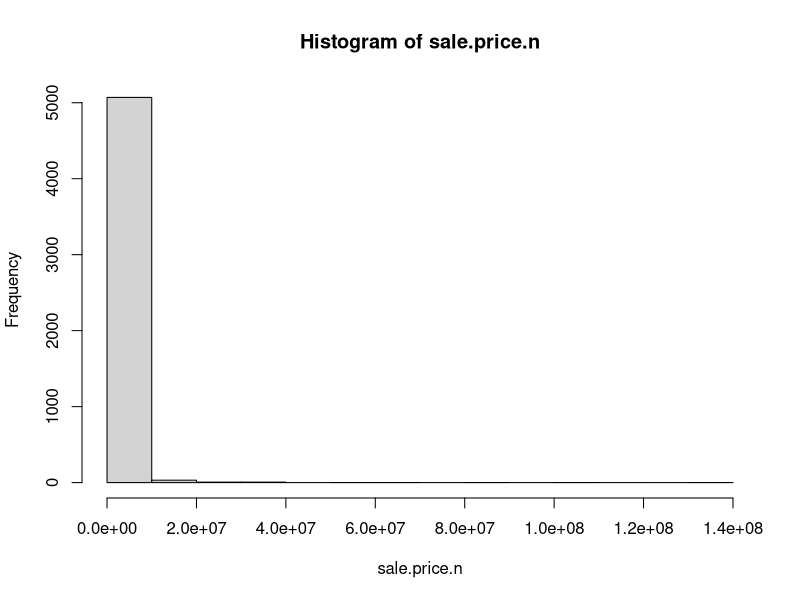
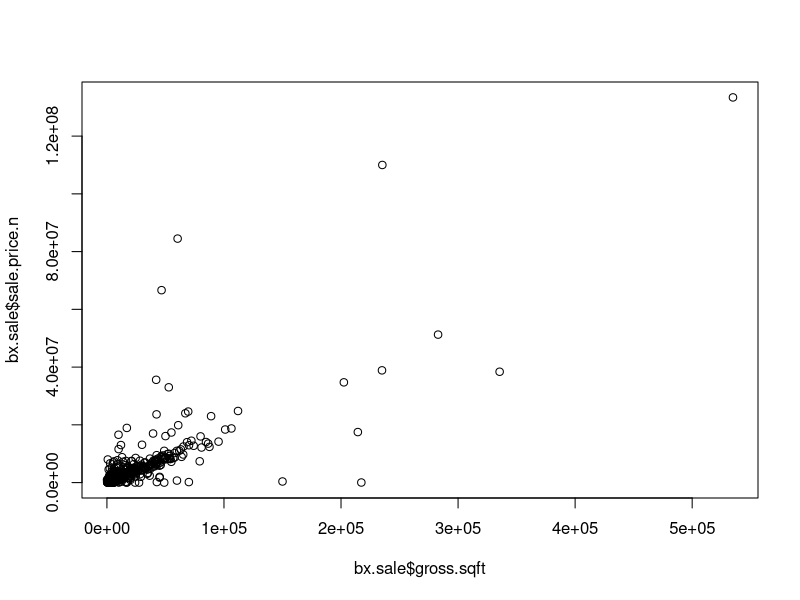
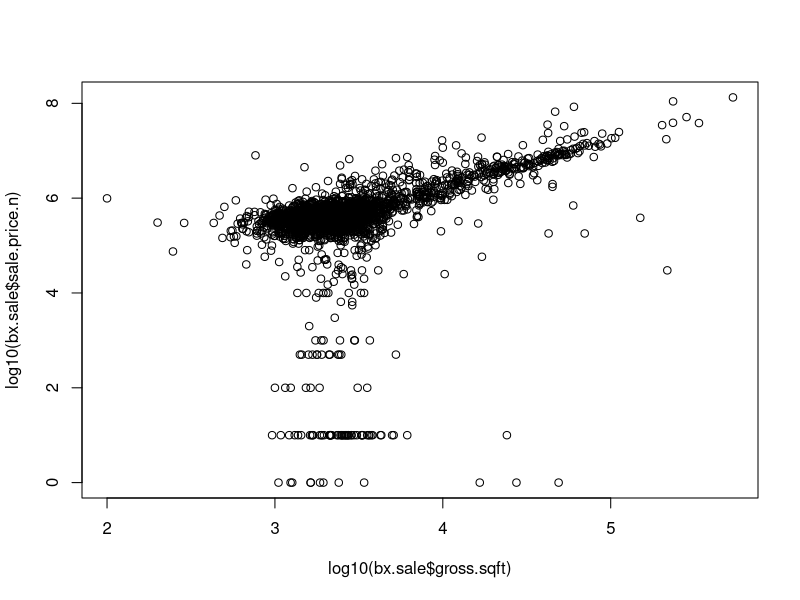
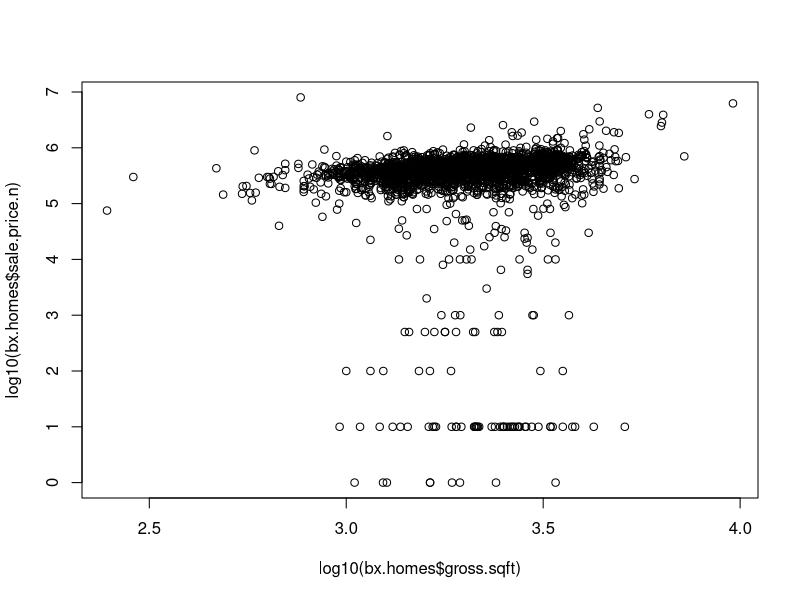
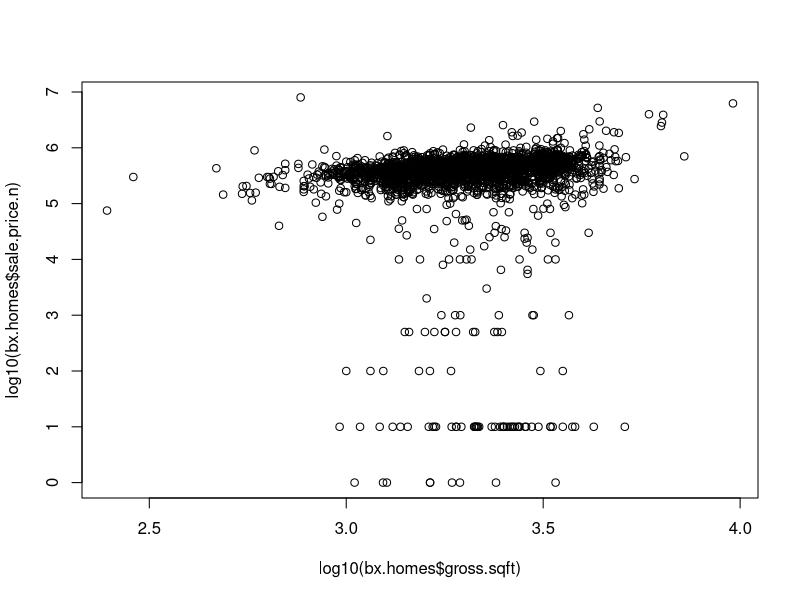

Generate these figures, in order, with R:
# Author: Benjamin Reddy
# Taken from pages 49-50 of O'Neil and Schutt

#require(gdata)
#require(plyr) #Added by Monnie McGee
#install the gdata and plyr packages and load in to R.
library(plyr)
library(gdata)
setwd("/Users/iankinskey/Google_Drive/Education/Data_Science/DS@SMU/Courses/Doing_Data_Science_6306/Unit_6/")



# So, save the file as a csv and use read.csv instead
bx <- read.csv("rollingsales_bronx.csv",skip=4,header=TRUE)

## Check the data
head(bx)
summary(bx)
str(bx) # Very handy function!
help(str)
## clean/format the data with regular expressions
## More on these later. For now, know that the
## pattern "[^[:digit:]]" refers to members of the variable name that
## start with digits. We use the gsub command to replace them with a blank space.
# We create a new variable that is a "clean' version of sale.price.
# And sale.price.n is numeric, not a factor.
bx$SALE.PRICE.N <- as.numeric(gsub("[^[:digit:]]","", bx$SALE.PRICE))
count(is.na(bx$SALE.PRICE.N))

names(bx) <- tolower(names(bx)) # make all variable names lower case
## Get rid of leading digits
bx$gross.sqft <- as.numeric(gsub("[^[:digit:]]","", bx$gross.square.feet))
bx$land.sqft <- as.numeric(gsub("[^[:digit:]]","", bx$land.square.feet))
bx$year.built <- as.numeric(as.character(bx$year.built))

## do a bit of exploration to make sure there's not anything
## weird going on with sale prices
attach(bx)
hist(sale.price.n) 
# detach(bx)

## keep only the actual sales
bx.sale <- bx[bx$sale.price.n!=0,]
plot(bx.sale$gross.sqft,bx.sale$sale.price.n)
plot(log10(bx.sale$gross.sqft),log10(bx.sale$sale.price.n))

## for now, let's look at 1-, 2-, and 3-family homes
bx.homes <- bx.sale[which(grepl("FAMILY",bx.sale$building.class.category)),]
dim(bx.homes)
plot(log10(bx.homes$gross.sqft),log10(bx.homes$sale.price.n))
summary(bx.homes[which(bx.homes$sale.price.n<100000),])


## remove outliers that seem like they weren't actual sales
bx.homes$outliers <- (log10(bx.homes$sale.price.n) <=5) + 0
bk.homes <- bx.homes[which(bx.homes$outliers==0),]
plot(log10(bx.homes$gross.sqft),log10(bx.homes$sale.price.n))
